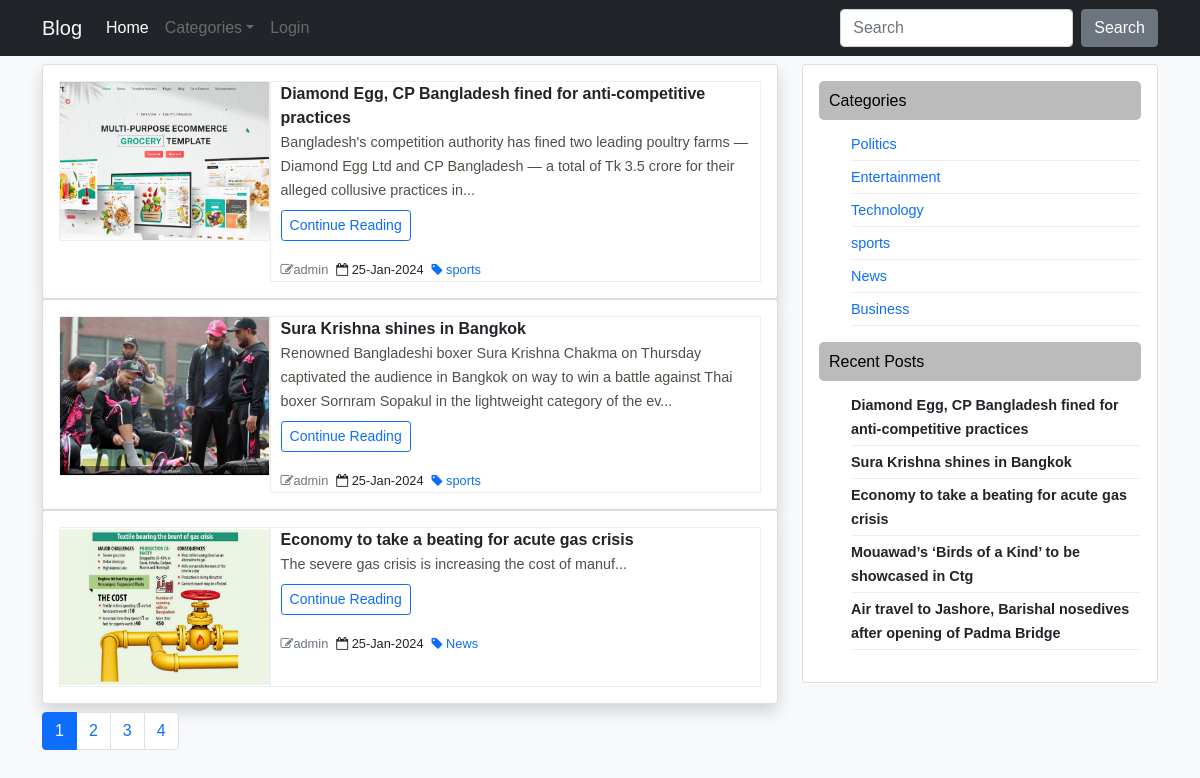
The page / on the database its author committed.
### tables this page shows
CREATE TABLE `blog` (
  `blog_id` int(11) NOT NULL,
  `blog_title` varchar(255) NOT NULL,
  `blog_body` longtext NOT NULL,
  `blog_img` varchar(255) NOT NULL,
  `category` int(11) NOT NULL,
  `author_id` int(11) NOT NULL,
  `publish_date` timestamp NOT NULL DEFAULT current_timestamp()
);

CREATE TABLE `user` (
  `user_id` int(11) NOT NULL,
  `username` varchar(100) NOT NULL,
  `email` varchar(255) NOT NULL,
  `password` varchar(255) NOT NULL,
  `user_role` int(11) NOT NULL
);

CREATE TABLE `categories` (
  `cat_id` int(11) NOT NULL,
  `cat_name` varchar(255) NOT NULL
);

### index.php (the view)
<?php
include 'header.php';
include 'config.php';
if (!isset($_GET['page'])){
	$page = 1;
}else{
	$page = $_GET['page'];
}
$limit = 3;
$offset = ($page-1)*$limit;
$sql = "SELECT * FROM blog LEFT JOIN categories ON blog.category=categories.cat_id LEFT JOIN user ON blog.author_id=user.user_id ORDER BY blog.publish_date DESC limit $offset,$limit";
$run = mysqli_query($con, $sql);
$rows = mysqli_num_rows($run);
?>
	<div class="container mt-2">
		<div class="row">
			<div class="col-lg-8">
				<?php
				if($rows){
					while($result = mysqli_fetch_assoc($run)){
				?>
				<div class="card shadow">
					<div class="card-body d-flex blog_flex">
						<div class="flex-part1">
							<a href="single_post.php?id=<?= $result['blog_id']?>">
								<?php $img=$result['blog_img'];?>
								<img src="admin/upload/<?= $img ?>">
							</a>
						</div>
						<div class="flex-grow-1 flex-part2">
							  <a href="single_post.php?id=<?= $result['blog_id']?>" id="title" class="text-dark">
							  	<?= ucfirst($result['blog_title']) ?>
							  </a>
							<p>
							  <a href="single_post.php?id=<?= $result['blog_id']?>" id="body">
							  	<?= strip_tags(substr($result['blog_body'], 0,200))."..." ?>
							  </a> <span><br>
	                          <a href="single_post.php?id=<?= $result['blog_id']?>" class="btn mt-2 btn-sm btn-outline-primary">Continue Reading
	                          </a></span>
	                        </p>
							<ul>
								<li class="me-2"><a href="" class="text-secondary"> <span>
	                                <i class="fa fa-pencil-square-o" aria-hidden="true"></i></span><?= $result['username'] ?></a>
								</li>
								<li class="me-2">
									<a href="" class="text-dark"> <span><i class="fa fa-calendar-o" aria-hidden="true"></i></span> <?= date('d-M-Y',strtotime($result['publish_date'])) ?> </a>
								</li>
								<li>
									<a href="category.php?id=<?= $result['cat_id']?>" class="text-primary"> <span><i class="fa fa-tag" aria-hidden="true"></i></span> <?= $result['cat_name'] ?> </a>
							    </li>
							</ul>
						</div>
					</div>
				</div>
				<?php } } ?>
				<?php
				$pagination = "SELECT * FROM blog";
				$run_q = mysqli_query($con, $pagination);
				$total_post = mysqli_num_rows($run_q);
				$pages = ceil($total_post / $limit);
				if($total_post > $limit) {
				?>
				<ul class="pagination pt-2 pb-5">
					<?php for ($i=1; $i <= $pages; $i++) { ?>
					<li class="page-item <?= ($i == $page) ? $active='active':'';?>">
						<a href="index.php?page=<?= $i ?>" class="page-link"><?= $i ?></a>
					</li>
					<?php } ?>
				</ul>
			<?php } ?>
			</div>
			<?php include "sidebar.php" ?>
		</div>
	</div>
<?php include 'footer.php'?>

### header.php (shortened to what this page needs)
<?php
	$page = basename($_SERVER['PHP_SELF'], '.php');
 ?>
<!DOCTYPE html>
<html lang="en">
<head>
	<link rel="stylesheet" href="https://cdnjs.cloudflare.com/ajax/libs/font-awesome/4.7.0/css/font-awesome.min.css">
	<link rel="stylesheet" href="assets/bootstrap.min.css">
	<link rel="stylesheet" href="assets/style.css">
	<link rel="stylesheet" href="style.css">
</head>
<body class="bg-light">
	<nav class="navbar navbar-expand-lg bg-dark" >
	  <div class="container">
	    <a class="navbar-brand text-light" href="index.php">Blog</a>
	    <div class="collapse navbar-collapse" id="navbarColor02">
	      <ul class="navbar-nav me-auto">
	        <li class="nav-item">
	          <a class="nav-link <?= ($page == "index")? 'active' : '' ?>" href="index.php">Home
	          </a>
	        </li>
	        <li class="nav-item dropdown">
	          <a class="nav-link dropdown-toggle" data-bs-toggle="dropdown" href="#" role="button" aria-haspopup="true" aria-expanded="false">Categories</a>
	        </li>
	        <li class="nav-item">
	          <a class="nav-link <?= ($page == "login")? 'active' : '' ?>" href="login.php">Login</a>
	        </li>
	      </ul>
	      <?php
	      if (isset($_GET['keyword'])){
	      	$keyword = $_GET['keyword'];
	      }else{
	      	$keyword = '';
	      }
	      ?>
	      <form class="d-flex" action="search.php" method="GET">
	        <input class="form-control me-sm-2" type="search" placeholder="Search" name="keyword" required maxlength="70" autocomplete="off" value="<?= $keyword ?>">
	        <button class="btn btn-secondary my-2 my-sm-0" type="submit">Search</button>
	      </form>
	    </div>
	  </div>
	</nav>

### sidebar.php
<?php include "config.php";
$select = "SELECT * FROM categories";
$querys = mysqli_query($con, $select);
$select2 = "SELECT * FROM blog ORDER BY publish_date DESC limit 5";
$querys2 = mysqli_query($con, $select2);
?>
<div class="col-lg-4">
	<div class="card">
		<div class="card-body d-flex right-section">
			<div id="categories">
				<h6>Categories</h6>
				<ul>
					<?php while ($cats=mysqli_fetch_assoc($querys)){?>
					<li>
						<a href="category.php?id=<?= $cats['cat_id']?>" class="text-primary fw-blod">
							<?= $cats['cat_name'] ?>
						</a>
					</li>
					<?php } ?>
				</ul>
			</div>
		    <div id="posts">
				<h6>Recent Posts</h6>
				<ul>
					<?php while ($posts=mysqli_fetch_assoc($querys2)){?>
					<li>
						<a href="single_post.php?id=<?= $posts['blog_id'] ?>" class="text-dark fw-bold"><?= ucfirst($posts['blog_title']) ?></a>
					</li>
					<?php } ?>
				</ul>
			</div>
		</div>
	</div>
</div>

### footer.php (shortened to what this page needs)
</body>
</html>

### assets/style.css (style rules this page uses)
* { margin: 0; padding: 0; box-sizing: border-box; }
.nav-link { color: #9999 !important; }
.active { color: #fff !important; }

### style.css (style rules this page uses)
body { font-family: 'Poppins', sans-serif; font-family: 'Source Sans Pro', sans-serif; }
.blog_flex { display: flex; width: 100%; }
.flex-part1 { width: 30%; height: 12rem !important; border: 1px solid #eee; }
.flex-part2 { border: 1px solid #eee !important; padding-left: 10px; width: 70%; }
.flex-part1 img { width: 100%; height: 100%; object-fit: cover; }
.flex-part2 #title { color: #544E48; text-decoration: none; font-weight: bold; text-align: justify; }
.flex-part2 #body { color: #544E48; text-decoration: none; text-align: justify; font-size: 0.9rem; }
.flex-part2 ul { display: flex; padding: 0 !important; margin: 0 !important; }
.flex-part2 ul li { list-style: none; }
.flex-part2 ul li a { color: gray; text-decoration: none; font-size: 0.8rem; }
.right-section { flex-direction: column; }
.right-section h6 { background-color: #bbb; color: #000; padding: 10px; border-radius: 5px; }
.right-section ul li a { text-decoration: none; color: #555; font-size: 0.9rem; }
.right-section ul li { list-style: none; border-bottom: 1px solid #eee; padding: 4px 0 4px 0; }
@media screen and (max-width: 1200px) { .flex-part1 { height: 10rem !important; } }

### rows shown on the page
blog: blog_img (picture), blog_title "Diamond Egg, CP Bangladesh fined for anti-competitive practices", blog_body "Bangladesh's competition authority has fined two leading poultry farms — Diamond Egg Ltd and CP Bangladesh — a total of Tk 3.5 crore for their alleged collusive practices in", author.username "admin", publish_date "25-Jan-2024", categories.cat_name "sports"
blog: blog_img (picture), blog_title "Sura Krishna shines in Bangkok", blog_body "Renowned Bangladeshi boxer Sura Krishna Chakma on Thursday captivated the audience in Bangkok on way to win a battle against Thai boxer Sornram Sopakul in the lightweight category of the ev", author.username "admin", publish_date "25-Jan-2024", categories.cat_name "sports"
blog: blog_img (picture), blog_title "Economy to take a beating for acute gas crisis", blog_body "The severe gas crisis is increasing the cost of manuf", author.username "admin", publish_date "25-Jan-2024", categories.cat_name "News"
categories: cat_name "Politics"
categories: cat_name "Entertainment"
categories: cat_name "Technology"
categories: cat_name "sports"
categories: cat_name "News"
categories: cat_name "Business"
blog: blog_title "Mouawad’s ‘Birds of a Kind’ to be showcased in Ctg"
blog: blog_title "Air travel to Jashore, Barishal nosedives after opening of Padma Bridge"
